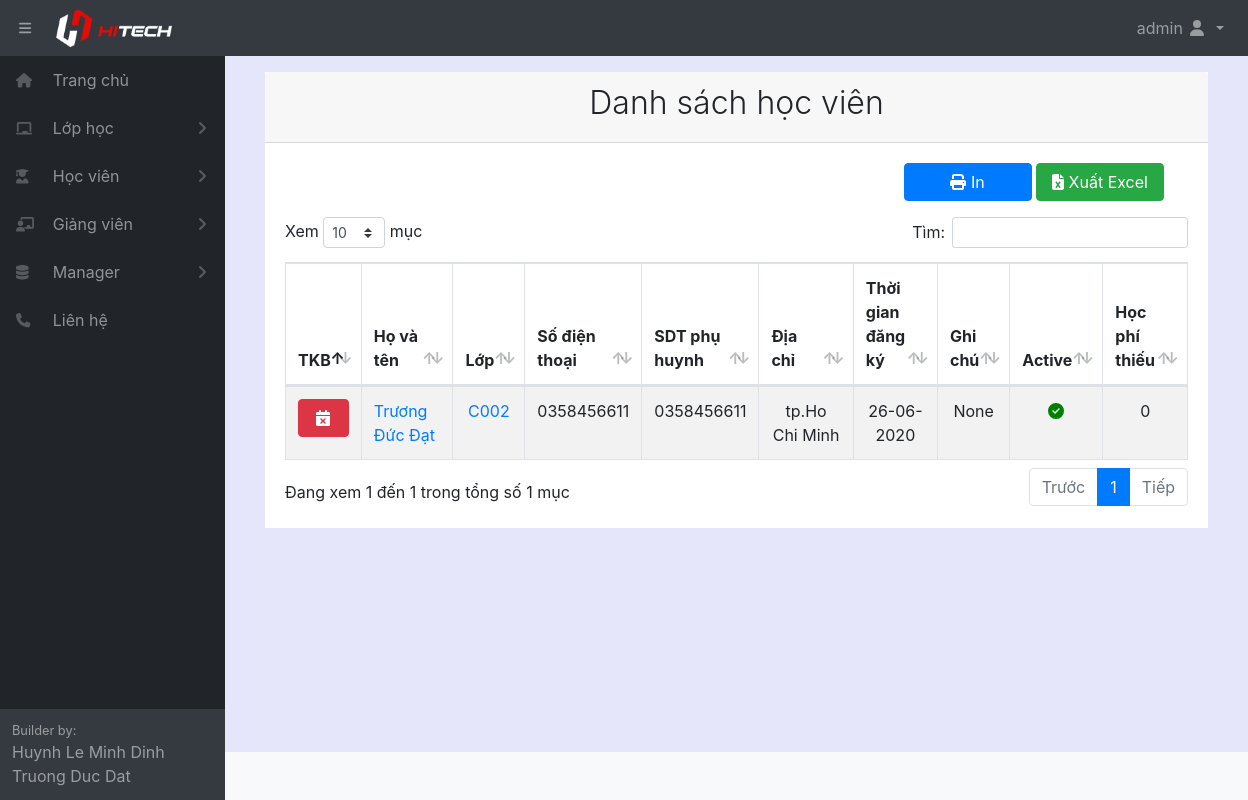
The page /liststudent/ (signed in) on the database as committed earlier.
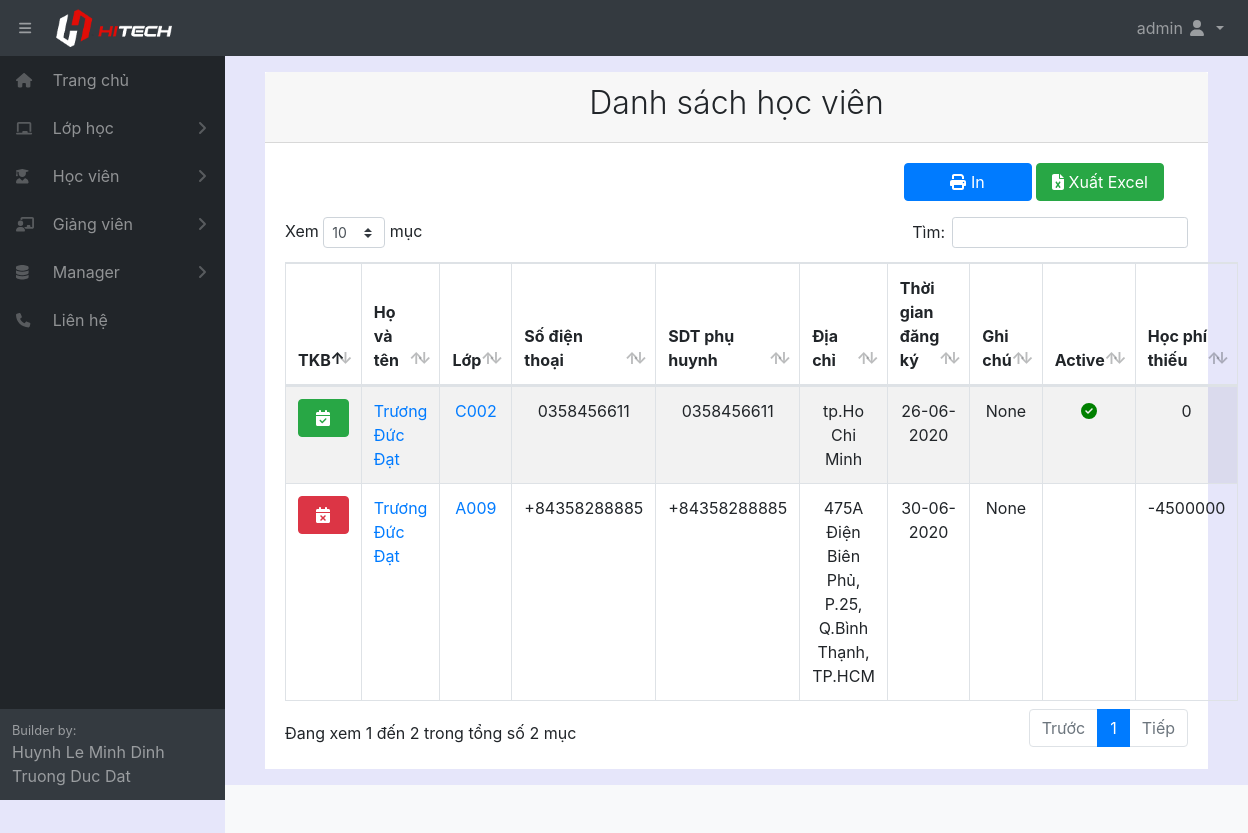
The same page on the database as committed later.
### home/models.py (models this page shows, shortened)
class Student(models.Model):
    fullname = models.CharField(max_length=100, verbose_name="Tên học sinh")
    gender = models.ForeignKey(Gender, null= True, on_delete=models.SET_NULL)
    birthday = models.DateField(verbose_name="Ngày sinh")
    identity_card = models.CharField(max_length=100, null = True, blank=True, verbose_name="CMND")
    phonenumber = models.CharField(max_length=100, null = True, blank=True, verbose_name="SDT")
    phonenumber_family = models.CharField(max_length=100, null = True, blank=True, verbose_name="SDT phụ huynh")
    email = models.CharField(max_length=100, null = True, blank=True, verbose_name="Email")
    adress = models.CharField(max_length=300, null = True, blank=True, verbose_name="Địa chỉ")
    classname = models.ForeignKey(Classname, null= True, on_delete=models.SET_NULL)
    fee = models.IntegerField(default=0, verbose_name="Học phí")
    fee_remain = models.IntegerField(default=0, verbose_name="Học phí còn lại")
    create_date = models.DateField(auto_now_add=True, verbose_name="Ngày đăng ký học")
    havedetailschedule = active = models.BooleanField(default=False, verbose_name="Thời khóa biểu cá nhân")
    note = models.CharField(max_length=300, null = True, blank=True, verbose_name="Ghi chú")
    active = models.BooleanField(default=True, verbose_name="Trạng thái")
    class Meta:
        ordering =["fullname"]
        verbose_name_plural = "Học sinh"

class Classname(models.Model):
    fullname = models.CharField(max_length=100, verbose_name="Tên lớp học")
    startdate = models.DateField(auto_now_add=True, verbose_name="Ngày bắt đầu")
    room = models.ForeignKey(Room, null= True, on_delete=models.SET_NULL)
    unit = models.ForeignKey(Unit, null = True, on_delete=models.SET_NULL)
    timeshift = models.ForeignKey(TimeShift, null = True, on_delete=models.SET_NULL)
    startdate = models.DateField(verbose_name="Ngày bắt đầu học")
    timeweek = models.ForeignKey(TimeWeek, null = True, on_delete=models.SET_NULL)
    teacher = models.ForeignKey(Teacher, null = True, on_delete=models.SET_NULL)
    datecount = models.IntegerField(default=0, blank=True, verbose_name="Số buổi học")
    note = models.CharField(max_length=300, null = True, blank=True, verbose_name="Ghi chú")
    active = models.BooleanField(default=True, verbose_name="Trạng thái")
    def __str__(self):
        return  self.fullname
    class Meta:
        ordering =["fullname"]
        verbose_name_plural = "Lớp học"

### home/decorators.py (the view)
        def wrapper_func(request, *args, **kwargs):
            group = None
            if request.user.groups.exists():
                group = request.user.groups.all()[0].name
            if group in allowed_roles:
                return view_func(request, *args, **kwargs)
            else:
                return redirect('errorrole')

### home/views.py (called while the page is built)
@login_required(login_url='login')
@allowed_users(allowed_roles=['admin','manager','staff','student','teacher'])
def listStudent(request):
    form = CreateStudentForm()
    liststudent = Student.objects.all()
    listclass = Classname.objects.all()
    for i1 in listclass:
        startdate = datetime.strptime(str(i1.startdate), '%Y-%m-%d')
        today = datetime.now()
        if startdate <= today:
            i1.active=1
            i1.save()
        for a in liststudent:
            if i1.pk==a.classname_id:
                if startdate <= today:
                    a.active=1
                    a.save()
    context = {'listclass': listclass,'liststudent': liststudent}
    return render(request, 'student/student.html', context)

### home/templates/student/student.html (shortened to what this page needs)
{% extends "pages/base.html" %}
{% block content %}
{% load static %}
<div class="card-header">
    <h2 class="text-center font-weight-light">Danh sách học viên</h2>
</div>
<div class="card-body">
    <div class="col-md-12 row">
        <div style="margin-left: auto; padding-bottom: 1em;">
            <div>
                <button name="print" onclick="printfail()" style="width: 8em;" type="button" class="btn btn-primary"><i
                        class="fas fa-print"></i> In</button>
                <button name="exportExcel" style="width: 8em;" type="button"
                    class="btn btn-success"><i class="fas fa-file-excel"></i> Xuất Excel</button>
            </div>
        </div>
    </div>
    <table id="example" class="table table-striped table-bordered" style="width:100%">
        <thead>
            <tr>
                <th style="width: 5%;">TKB</th>
                <th style="width: 15%;">Họ và tên</th>
                <th style="width: 5%;">Lớp</th>
                <th style="width: 11%;">Số điện thoại</th>
                <th style="width: 11%;">SDT phụ huynh</th>
                <th style="width: 20%;">Địa chỉ</th>
                <th style="width: 10%;">Thời gian đăng ký</th>
                <th style="width: 8%;">Ghi chú</th>
                <th style="width: 5%;">Active</th>
                <th style="width: 10%;">Học phí thiếu</th>
            </tr>
        </thead>
        <tbody>
            {% for i in liststudent %}
            <tr>
                <td style="text-align: center;">
                    {% if i.havedetailschedule %}
                    <a href="/checkinstudent/{{ i.pk }}" style="color: white; width: 100%;" class="btn btn-success"><i class="fas fa-calendar-check"
                        style="color: white;"></i></a>
                    {% else %}
                    <a href="/checkinstudent/{{ i.pk }}" style="color: white; width: 100%;" class="btn btn-danger"><i class="fas fa-calendar-times"
                        style="color: white;"></i></a>
                    {%endif%}
                </td>
                <td><a style="width: 100%;" href="/student/{{ i.pk }}">{{ i.fullname }}</a></td>
                <td style="text-align: center;">
                    <a style="width: 100%;" href="/classstudent/{{ i.classname_id }}">{{ i.classname}}</a>
                </td>
                <td style="text-align: center;">{{ i.phonenumber }}</td>
                <td style="text-align: center;">{{ i.phonenumber_family }}</td>
                <td style="text-align: center;">{{ i.adress }}</td>
                <td style="text-align: center;">{{ i.create_date|date:"d-m-Y" }}</td>
                <td style="text-align: center;">{{ i.note }}</td>
                <td style="text-align: center;">
                    {% if i.active %}
                    <i style="color: green; " class="fas fa-check-circle"></i>
                    {%endif%}
                </td>
                <td style="text-align: center;">{{ i.fee_remain }}</td>
            </tr>
            {% endfor %}
        </tbody>
    </table>
</div>
{% endblock content %}

Rows that differ between the two databases and show on the page:
changed Student "tp.Ho Chi Minh": havedetailschedule False → True (drawn)
added Student: fullname "Trương Đức Đạt", classname "A009", phonenumber "+84358288885", phonenumber_family "+84358288885", adress "475A Điện Biên Phủ, P.25, Q.Bình Thạnh, TP.HCM", create_date "30-06-2020", note "None", fee_remain "-4500000"
Other text that changed with them:
text written by a page script: "Xem mục Tìm: Đang xem 1 đến 1 trong tổng số 1 mục Trước 1 Tiếp" → "Xem mục Tìm: Đang xem 1 đến 2 trong tổng số 2 mục Trước 1 Tiếp"
